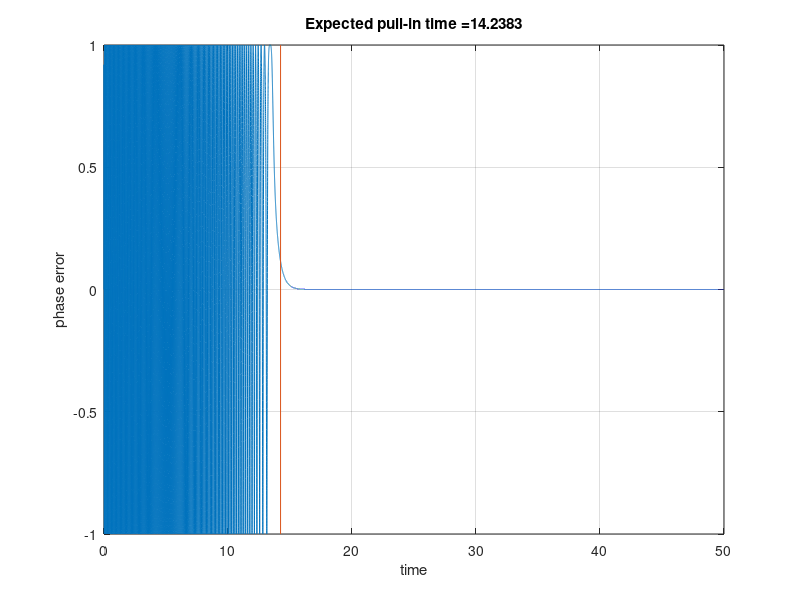

Source code (MATLAB):
%% https://github.com/VSHEV92/Synchronization_Systems_Models
clc; clear; close all; 

%% pull-in time - интервал времени, в течении которого фапч войдет в синхронный режим, 
%% после множества пропусков циклов.
%% Приближенная формула, при условии, что расстройка по частоте будет много больше, чем lock-in range (больше K).
%% Формула: Tp = (delta_w)^2 / (2 * ksi * wn^3) 
%% При ksi = sqrt(2): Tp = 4.2 * (delta_f)^2 / BL^3
%% Коэффициент усиления (Kg) и амплитуда сигнала NCO равны 1.
%% Литература: Gardner Phaselock Technique p.75

%% Другая формула: (pi^2/16)*(delta_w)^2 / (ksi * wn^3) 
%% Best PLL Design, Simulation and Applications. p. 74

Ts = 1e-3;                % шаг дискретизации
Tsim = 50;                 % время моделирования
Time = 0:Ts:Tsim;         
Nsamp = length(Time);     % число отсчетов

Kd = 1;                   % коэффициент усиления фазового детектора
ksi = sqrt(2);            % декремент затухания 
BL = 5;                  % шумовая полоса
BL_n = BL * Ts;           % нормированная шумовая полоса

wn = 2 * BL / (ksi + 0.25/ksi);     % резонансная частота (рад/с)

%% входной сигнал
delta_phase = -90;
delta_w = 100;
indata = delta_w * Time + (delta_phase / pi * 180);

%% ошибка по фазе, выход фильтра и фаза NCO
err = zeros(1, Nsamp);
nco_phase = zeros(1, Nsamp);
loop_filter_out = zeros(1, Nsamp);

%% прошлое значение в интегрирующей ветви
ki_out_last = 0;

kp = 4*ksi*BL_n / (ksi + 0.25/ksi) / Kd;        % усиление пропорциональной ветви
ki = 4*BL_n^2 / (ksi + 0.25/ksi)^2 / Kd;        % усиление интегрирующей ветви
for n = 2:Nsamp
    % вычисление ошибки
    err(n) = Kd * sin(indata(n) - nco_phase(n-1));

    % петлевой фильтр
    kp_out = kp * err(n);
    ki_out = ki * err(n) + ki_out_last;
    loop_filter_out(n) = kp_out + ki_out;
    ki_out_last = ki_out;

    % вычисление фазы NCO
    nco_phase(n) = nco_phase(n-1) + loop_filter_out(n); 
endfor

%% значение lock-in range
K = Kd * (kp / Ts);
disp(strcat('Lock-in range = ', num2str(K)));


%% значение pull-in time
Tp = delta_w^2 / (2*ksi*wn^3);

plot(Time, err); grid on;
xlabel('time'); ylabel('phase error')
title(num2str(Tp, 'Expected pull-in time =%-d'))

hold on
plot([Tp Tp], [min(err) max(err)]); 